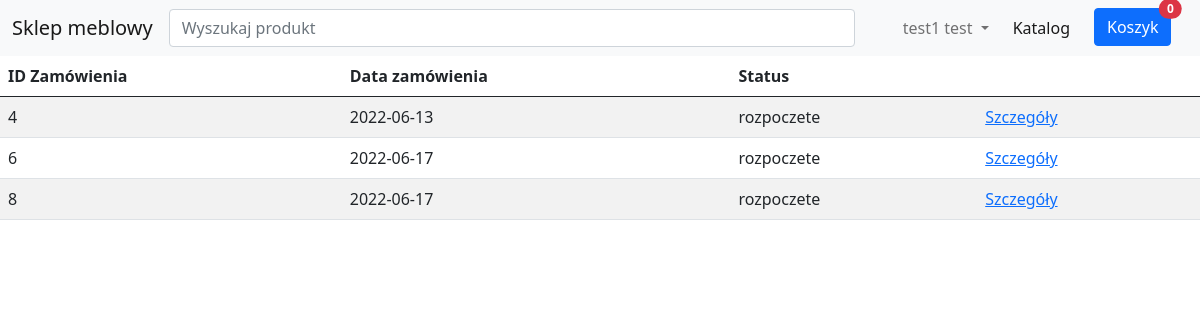
Screenshot of /projekt/user_orders.php (signed in) with the database file from the repository.
### tables this page shows
CREATE TABLE `zamowienia` (
  `zamowienie_id` int(11) NOT NULL,
  `data_zamowienia` date NOT NULL,
  `uzytkownik_id` int(11) NOT NULL,
  `adres_dostawy` varchar(150) NOT NULL,
  `status_zamowienia` varchar(20) NOT NULL,
  `dostawa` varchar(64) NOT NULL
);

### projekt/user_orders.php (the view, shortened to what this page needs)
<!DOCTYPE html>
<html lang="en">
<head>
  <link rel="stylesheet" href="style.css">
  <link href="https://cdn.jsdelivr.net/npm/bootstrap@5.0.2/dist/css/bootstrap.min.css" rel="stylesheet"
>
</head>
<body>
<?php
    include("../projekt/model/nav_bar.php");
  ?>
  <table class="table table-striped">
  <thead>
    <tr>
      <th scope="col">ID Zamówienia</th>
      <th scope="col">Data zamówienia</th>
      <th scope="col">Status</th>
      <th scope="col"></th>
    </tr>
  </thead>
  <tbody>
      <?php
      require("controller/connection.php");
      if(isset($_SESSION['email'])){
        $email = $_SESSION['email'];
        $query = "select z.zamowienie_id, z.data_zamowienia, z.status_zamowienia from zamowienia z join uzytkownicy u on u.uzytkownicy_id = z.uzytkownik_id
        where u.email = '$email'";
        try{
            $result = mysqli_query($connection,$query);
            while ($row = $result->fetch_row()) {
                echo "
                <tr>
                    <td>$row[0]</td>
                    <td>$row[1]</td>
                    <td>$row[2]</td>
                    <td><a href=\"order_details.php?id=$row[0]\">Szczegóły</a></td>
                </tr>
                ";
            };
        }catch(Exception $e){
            echo $e;
            exit;
        }
      }
      ?>
  </tbody>
</table>
</body>
</html>

### projekt/style.css (style rules this page uses)
* { box-sizing:border-box }

### rows the page displays
zamowienia: zamowienie_id "4", data_zamowienia "2022-06-13", status_zamowienia "rozpoczete"
zamowienia: zamowienie_id "6", data_zamowienia "2022-06-17", status_zamowienia "rozpoczete"
zamowienia: zamowienie_id "8", data_zamowienia "2022-06-17", status_zamowienia "rozpoczete"

### other values shown
$_SESSION["logged"] "test1 test"
